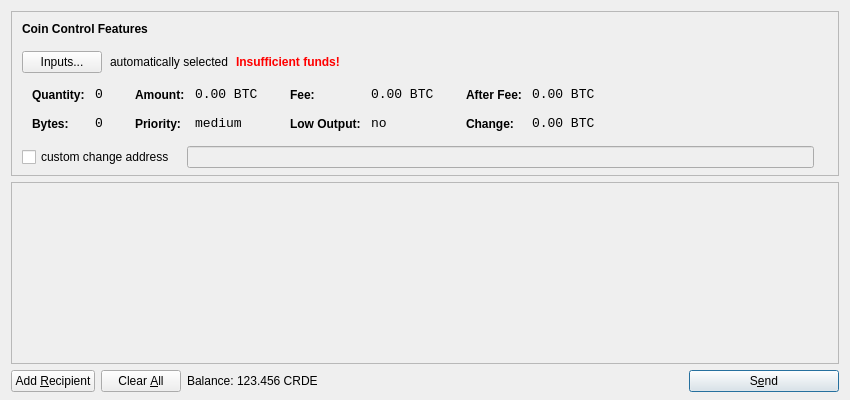
<?xml version="1.0" encoding="UTF-8"?>
<ui version="4.0">
 <class>SendCoinsDialog</class>
 <widget class="QDialog" name="SendCoinsDialog">
  <property name="geometry">
   <rect>
    <x>0</x>
    <y>0</y>
    <width>850</width>
    <height>400</height>
   </rect>
  </property>
  <property name="windowTitle">
   <string>Send Coins</string>
  </property>
  <layout class="QVBoxLayout" name="verticalLayout" stretch="0,1,0">
   <property name="bottomMargin">
    <number>8</number>
   </property>
   <item>
    <widget class="QFrame" name="frameCoinControl">
     <property name="sizePolicy">
      <sizepolicy hsizetype="Expanding" vsizetype="Expanding">
       <horstretch>0</horstretch>
       <verstretch>0</verstretch>
      </sizepolicy>
     </property>
     <property name="maximumSize">
      <size>
       <width>16777215</width>
       <height>16777215</height>
      </size>
     </property>
     <property name="frameShape">
      <enum>QFrame::StyledPanel</enum>
     </property>
     <property name="frameShadow">
      <enum>QFrame::Sunken</enum>
     </property>
     <layout class="QVBoxLayout" name="verticalLayoutCoinControl2">
      <property name="spacing">
       <number>-1</number>
      </property>
      <property name="leftMargin">
       <number>0</number>
      </property>
      <property name="topMargin">
       <number>0</number>
      </property>
      <property name="rightMargin">
       <number>0</number>
      </property>
      <property name="bottomMargin">
       <number>6</number>
      </property>
      <item>
       <layout class="QVBoxLayout" name="verticalLayoutCoinControl" stretch="0,0,0,0,1">
        <property name="spacing">
         <number>0</number>
        </property>
        <property name="leftMargin">
         <number>10</number>
        </property>
        <property name="topMargin">
         <number>10</number>
        </property>
        <item>
         <layout class="QHBoxLayout" name="horizontalLayoutCoinControl1">
          <property name="bottomMargin">
           <number>15</number>
          </property>
          <item>
           <widget class="QLabel" name="labelCoinControlFeatures">
            <property name="sizePolicy">
             <sizepolicy hsizetype="Preferred" vsizetype="Maximum">
              <horstretch>0</horstretch>
              <verstretch>0</verstretch>
             </sizepolicy>
            </property>
            <property name="font">
             <font>
              <weight>75</weight>
              <bold>true</bold>
             </font>
            </property>
            <property name="styleSheet">
             <string notr="true">font-weight:bold;</string>
            </property>
            <property name="text">
             <string>Coin Control Features</string>
            </property>
           </widget>
          </item>
         </layout>
        </item>
        <item>
         <layout class="QHBoxLayout" name="horizontalLayoutCoinControl2" stretch="0,0,0,0">
          <property name="spacing">
           <number>8</number>
          </property>
          <property name="bottomMargin">
           <number>10</number>
          </property>
          <item>
           <widget class="QPushButton" name="pushButtonCoinControl">
            <property name="styleSheet">
             <string notr="true"/>
            </property>
            <property name="text">
             <string>Inputs...</string>
            </property>
           </widget>
          </item>
          <item>
           <widget class="QLabel" name="labelCoinControlAutomaticallySelected">
            <property name="text">
             <string>automatically selected</string>
            </property>
            <property name="margin">
             <number>5</number>
            </property>
           </widget>
          </item>
          <item>
           <widget class="QLabel" name="labelCoinControlInsuffFunds">
            <property name="font">
             <font>
              <weight>75</weight>
              <bold>true</bold>
             </font>
            </property>
            <property name="styleSheet">
             <string notr="true">color:red;font-weight:bold;</string>
            </property>
            <property name="text">
             <string>Insufficient funds!</string>
            </property>
            <property name="margin">
             <number>5</number>
            </property>
           </widget>
          </item>
          <item>
           <spacer name="horizontalSpacerCoinControl">
            <property name="orientation">
             <enum>Qt::Horizontal</enum>
            </property>
            <property name="sizeHint" stdset="0">
             <size>
              <width>40</width>
              <height>1</height>
             </size>
            </property>
           </spacer>
          </item>
         </layout>
        </item>
        <item>
         <widget class="QWidget" name="widgetCoinControl" native="true">
          <property name="sizePolicy">
           <sizepolicy hsizetype="Preferred" vsizetype="Preferred">
            <horstretch>0</horstretch>
            <verstretch>0</verstretch>
           </sizepolicy>
          </property>
          <property name="minimumSize">
           <size>
            <width>0</width>
            <height>0</height>
           </size>
          </property>
          <property name="styleSheet">
           <string notr="true"/>
          </property>
          <layout class="QHBoxLayout" name="horizontalLayoutCoinControl5">
           <property name="margin">
            <number>0</number>
           </property>
           <item>
            <layout class="QHBoxLayout" name="horizontalLayoutCoinControl3" stretch="0,0,0,1">
             <property name="spacing">
              <number>20</number>
             </property>
             <property name="topMargin">
              <number>0</number>
             </property>
             <property name="bottomMargin">
              <number>10</number>
             </property>
             <item>
              <layout class="QFormLayout" name="formLayoutCoinControl1">
               <property name="horizontalSpacing">
                <number>10</number>
               </property>
               <property name="verticalSpacing">
                <number>14</number>
               </property>
               <property name="leftMargin">
                <number>10</number>
               </property>
               <property name="topMargin">
                <number>4</number>
               </property>
               <property name="rightMargin">
                <number>6</number>
               </property>
               <item row="0" column="0">
                <widget class="QLabel" name="labelCoinControlQuantityText">
                 <property name="styleSheet">
                  <string notr="true">font-weight:bold;</string>
                 </property>
                 <property name="text">
                  <string>Quantity:</string>
                 </property>
                 <property name="margin">
                  <number>0</number>
                 </property>
                </widget>
               </item>
               <item row="0" column="1">
                <widget class="QLabel" name="labelCoinControlQuantity">
                 <property name="font">
                  <font>
                   <family>Monospace</family>
                   <pointsize>10</pointsize>
                  </font>
                 </property>
                 <property name="cursor">
                  <cursorShape>IBeamCursor</cursorShape>
                 </property>
                 <property name="contextMenuPolicy">
                  <enum>Qt::ActionsContextMenu</enum>
                 </property>
                 <property name="text">
                  <string notr="true">0</string>
                 </property>
                 <property name="margin">
                  <number>0</number>
                 </property>
                 <property name="textInteractionFlags">
                  <set>Qt::LinksAccessibleByMouse|Qt::TextSelectableByKeyboard|Qt::TextSelectableByMouse</set>
                 </property>
                </widget>
               </item>
               <item row="1" column="0">
                <widget class="QLabel" name="labelCoinControlBytesText">
                 <property name="styleSheet">
                  <string notr="true">font-weight:bold;</string>
                 </property>
                 <property name="text">
                  <string>Bytes:</string>
                 </property>
                </widget>
               </item>
               <item row="1" column="1">
                <widget class="QLabel" name="labelCoinControlBytes">
                 <property name="font">
                  <font>
                   <family>Monospace</family>
                   <pointsize>10</pointsize>
                  </font>
                 </property>
                 <property name="cursor">
                  <cursorShape>IBeamCursor</cursorShape>
                 </property>
                 <property name="contextMenuPolicy">
                  <enum>Qt::ActionsContextMenu</enum>
                 </property>
                 <property name="text">
                  <string notr="true">0</string>
                 </property>
                 <property name="textInteractionFlags">
                  <set>Qt::LinksAccessibleByMouse|Qt::TextSelectableByKeyboard|Qt::TextSelectableByMouse</set>
                 </property>
                </widget>
               </item>
              </layout>
             </item>
             <item>
              <layout class="QFormLayout" name="formLayoutCoinControl2">
               <property name="horizontalSpacing">
                <number>10</number>
               </property>
               <property name="verticalSpacing">
                <number>14</number>
               </property>
               <property name="leftMargin">
                <number>6</number>
               </property>
               <property name="topMargin">
                <number>4</number>
               </property>
               <property name="rightMargin">
                <number>6</number>
               </property>
               <item row="0" column="0">
                <widget class="QLabel" name="labelCoinControlAmountText">
                 <property name="styleSheet">
                  <string notr="true">font-weight:bold;</string>
                 </property>
                 <property name="text">
                  <string>Amount:</string>
                 </property>
                 <property name="margin">
                  <number>0</number>
                 </property>
                </widget>
               </item>
               <item row="0" column="1">
                <widget class="QLabel" name="labelCoinControlAmount">
                 <property name="font">
                  <font>
                   <family>Monospace</family>
                   <pointsize>10</pointsize>
                  </font>
                 </property>
                 <property name="cursor">
                  <cursorShape>IBeamCursor</cursorShape>
                 </property>
                 <property name="contextMenuPolicy">
                  <enum>Qt::ActionsContextMenu</enum>
                 </property>
                 <property name="text">
                  <string notr="true">0.00 BTC</string>
                 </property>
                 <property name="textInteractionFlags">
                  <set>Qt::LinksAccessibleByMouse|Qt::TextSelectableByKeyboard|Qt::TextSelectableByMouse</set>
                 </property>
                </widget>
               </item>
               <item row="1" column="0">
                <widget class="QLabel" name="labelCoinControlPriorityText">
                 <property name="styleSheet">
                  <string notr="true">font-weight:bold;</string>
                 </property>
                 <property name="text">
                  <string>Priority:</string>
                 </property>
                </widget>
               </item>
               <item row="1" column="1">
                <widget class="QLabel" name="labelCoinControlPriority">
                 <property name="font">
                  <font>
                   <family>Monospace</family>
                   <pointsize>10</pointsize>
                  </font>
                 </property>
                 <property name="cursor">
                  <cursorShape>IBeamCursor</cursorShape>
                 </property>
                 <property name="contextMenuPolicy">
                  <enum>Qt::ActionsContextMenu</enum>
                 </property>
                 <property name="text">
                  <string>medium</string>
                 </property>
                 <property name="textInteractionFlags">
                  <set>Qt::LinksAccessibleByMouse|Qt::TextSelectableByKeyboard|Qt::TextSelectableByMouse</set>
                 </property>
                </widget>
               </item>
              </layout>
             </item>
             <item>
              <layout class="QFormLayout" name="formLayoutCoinControl3">
               <property name="horizontalSpacing">
                <number>10</number>
               </property>
               <property name="verticalSpacing">
                <number>14</number>
               </property>
               <property name="leftMargin">
                <number>6</number>
               </property>
               <property name="topMargin">
                <number>4</number>
               </property>
               <property name="rightMargin">
                <number>6</number>
               </property>
               <item row="0" column="0">
                <widget class="QLabel" name="labelCoinControlFeeText">
                 <property name="styleSheet">
                  <string notr="true">font-weight:bold;</string>
                 </property>
                 <property name="text">
                  <string>Fee:</string>
                 </property>
                 <property name="margin">
                  <number>0</number>
                 </property>
                </widget>
               </item>
               <item row="0" column="1">
                <widget class="QLabel" name="labelCoinControlFee">
                 <property name="font">
                  <font>
                   <family>Monospace</family>
                   <pointsize>10</pointsize>
                  </font>
                 </property>
                 <property name="cursor">
                  <cursorShape>IBeamCursor</cursorShape>
                 </property>
                 <property name="contextMenuPolicy">
                  <enum>Qt::ActionsContextMenu</enum>
                 </property>
                 <property name="text">
                  <string notr="true">0.00 BTC</string>
                 </property>
                 <property name="textInteractionFlags">
                  <set>Qt::LinksAccessibleByMouse|Qt::TextSelectableByKeyboard|Qt::TextSelectableByMouse</set>
                 </property>
                </widget>
               </item>
               <item row="1" column="0">
                <widget class="QLabel" name="labelCoinControlLowOutputText">
                 <property name="styleSheet">
                  <string notr="true">font-weight:bold;</string>
                 </property>
                 <property name="text">
                  <string>Low Output:</string>
                 </property>
                </widget>
               </item>
               <item row="1" column="1">
                <widget class="QLabel" name="labelCoinControlLowOutput">
                 <property name="font">
                  <font>
                   <family>Monospace</family>
                   <pointsize>10</pointsize>
                  </font>
                 </property>
                 <property name="cursor">
                  <cursorShape>IBeamCursor</cursorShape>
                 </property>
                 <property name="contextMenuPolicy">
                  <enum>Qt::ActionsContextMenu</enum>
                 </property>
                 <property name="text">
                  <string>no</string>
                 </property>
                 <property name="textInteractionFlags">
                  <set>Qt::LinksAccessibleByMouse|Qt::TextSelectableByKeyboard|Qt::TextSelectableByMouse</set>
                 </property>
                </widget>
               </item>
              </layout>
             </item>
             <item>
              <layout class="QFormLayout" name="formLayoutCoinControl4">
               <property name="horizontalSpacing">
                <number>10</number>
               </property>
               <property name="verticalSpacing">
                <number>14</number>
               </property>
               <property name="leftMargin">
                <number>6</number>
               </property>
               <property name="topMargin">
                <number>4</number>
               </property>
               <property name="rightMargin">
                <number>6</number>
               </property>
               <item row="0" column="0">
                <widget class="QLabel" name="labelCoinControlAfterFeeText">
                 <property name="styleSheet">
                  <string notr="true">font-weight:bold;</string>
                 </property>
                 <property name="text">
                  <string>After Fee:</string>
                 </property>
                 <property name="margin">
                  <number>0</number>
                 </property>
                </widget>
               </item>
               <item row="0" column="1">
                <widget class="QLabel" name="labelCoinControlAfterFee">
                 <property name="font">
                  <font>
                   <family>Monospace</family>
                   <pointsize>10</pointsize>
                  </font>
                 </property>
                 <property name="cursor">
                  <cursorShape>IBeamCursor</cursorShape>
                 </property>
                 <property name="contextMenuPolicy">
                  <enum>Qt::ActionsContextMenu</enum>
                 </property>
                 <property name="text">
                  <string notr="true">0.00 BTC</string>
                 </property>
                 <property name="textInteractionFlags">
                  <set>Qt::LinksAccessibleByMouse|Qt::TextSelectableByKeyboard|Qt::TextSelectableByMouse</set>
                 </property>
                </widget>
               </item>
               <item row="1" column="0">
                <widget class="QLabel" name="labelCoinControlChangeText">
                 <property name="styleSheet">
                  <string notr="true">font-weight:bold;</string>
                 </property>
                 <property name="text">
                  <string>Change:</string>
                 </property>
                </widget>
               </item>
               <item row="1" column="1">
                <widget class="QLabel" name="labelCoinControlChange">
                 <property name="font">
                  <font>
                   <family>Monospace</family>
                   <pointsize>10</pointsize>
                  </font>
                 </property>
                 <property name="cursor">
                  <cursorShape>IBeamCursor</cursorShape>
                 </property>
                 <property name="contextMenuPolicy">
                  <enum>Qt::ActionsContextMenu</enum>
                 </property>
                 <property name="text">
                  <string notr="true">0.00 BTC</string>
                 </property>
                 <property name="textInteractionFlags">
                  <set>Qt::LinksAccessibleByMouse|Qt::TextSelectableByKeyboard|Qt::TextSelectableByMouse</set>
                 </property>
                </widget>
               </item>
              </layout>
             </item>
            </layout>
           </item>
          </layout>
         </widget>
        </item>
        <item>
         <layout class="QHBoxLayout" name="horizontalLayoutCoinControl4" stretch="0,0,0">
          <property name="spacing">
           <number>12</number>
          </property>
          <property name="sizeConstraint">
           <enum>QLayout::SetDefaultConstraint</enum>
          </property>
          <property name="topMargin">
           <number>5</number>
          </property>
          <property name="rightMargin">
           <number>5</number>
          </property>
          <item>
           <widget class="QCheckBox" name="checkBoxCoinControlChange">
            <property name="text">
             <string>custom change address</string>
            </property>
           </widget>
          </item>
          <item>
           <widget class="QLineEdit" name="lineEditCoinControlChange">
            <property name="enabled">
             <bool>false</bool>
            </property>
            <property name="sizePolicy">
             <sizepolicy hsizetype="Expanding" vsizetype="Fixed">
              <horstretch>0</horstretch>
              <verstretch>0</verstretch>
             </sizepolicy>
            </property>
           </widget>
          </item>
          <item>
           <widget class="QLabel" name="labelCoinControlChangeLabel">
            <property name="sizePolicy">
             <sizepolicy hsizetype="Preferred" vsizetype="Expanding">
              <horstretch>0</horstretch>
              <verstretch>0</verstretch>
             </sizepolicy>
            </property>
            <property name="minimumSize">
             <size>
              <width>0</width>
              <height>0</height>
             </size>
            </property>
            <property name="text">
             <string/>
            </property>
            <property name="margin">
             <number>3</number>
            </property>
           </widget>
          </item>
         </layout>
        </item>
        <item>
         <spacer name="verticalSpacerCoinControl">
          <property name="orientation">
           <enum>Qt::Vertical</enum>
          </property>
          <property name="sizeHint" stdset="0">
           <size>
            <width>800</width>
            <height>1</height>
           </size>
          </property>
         </spacer>
        </item>
       </layout>
      </item>
     </layout>
    </widget>
   </item>
   <item>
    <widget class="QScrollArea" name="scrollArea">
     <property name="widgetResizable">
      <bool>true</bool>
     </property>
     <widget class="QWidget" name="scrollAreaWidgetContents">
      <property name="geometry">
       <rect>
        <x>0</x>
        <y>0</y>
        <width>830</width>
        <height>165</height>
       </rect>
      </property>
      <layout class="QVBoxLayout" name="verticalLayout_2">
       <property name="margin">
        <number>0</number>
       </property>
       <item>
        <layout class="QVBoxLayout" name="entries">
         <property name="spacing">
          <number>6</number>
         </property>
        </layout>
       </item>
       <item>
        <spacer name="verticalSpacer">
         <property name="orientation">
          <enum>Qt::Vertical</enum>
         </property>
         <property name="sizeHint" stdset="0">
          <size>
           <width>20</width>
           <height>40</height>
          </size>
         </property>
        </spacer>
       </item>
      </layout>
     </widget>
    </widget>
   </item>
   <item>
    <layout class="QHBoxLayout" name="horizontalLayout">
     <item>
      <widget class="QPushButton" name="addButton">
       <property name="toolTip">
        <string>Send to multiple recipients at once</string>
       </property>
       <property name="text">
        <string>Add &amp;Recipient</string>
       </property>
       <property name="icon">
        <iconset resource="../bitcoin.qrc">
         <normaloff>:/icons/add</normaloff>:/icons/add</iconset>
       </property>
       <property name="autoDefault">
        <bool>false</bool>
       </property>
      </widget>
     </item>
     <item>
      <widget class="QPushButton" name="clearButton">
       <property name="sizePolicy">
        <sizepolicy hsizetype="Minimum" vsizetype="Fixed">
         <horstretch>0</horstretch>
         <verstretch>0</verstretch>
        </sizepolicy>
       </property>
       <property name="toolTip">
        <string>Remove all transaction fields</string>
       </property>
       <property name="text">
        <string>Clear &amp;All</string>
       </property>
       <property name="icon">
        <iconset resource="../bitcoin.qrc">
         <normaloff>:/icons/remove</normaloff>:/icons/remove</iconset>
       </property>
       <property name="autoRepeatDelay">
        <number>300</number>
       </property>
       <property name="autoDefault">
        <bool>false</bool>
       </property>
      </widget>
     </item>
     <item>
      <layout class="QHBoxLayout" name="horizontalLayout_2">
       <property name="spacing">
        <number>3</number>
       </property>
       <item>
        <widget class="QLabel" name="label">
         <property name="text">
          <string>Balance:</string>
         </property>
        </widget>
       </item>
       <item>
        <widget class="QLabel" name="labelBalance">
         <property name="cursor">
          <cursorShape>IBeamCursor</cursorShape>
         </property>
         <property name="text">
          <string>123.456 CRDE</string>
         </property>
         <property name="textInteractionFlags">
          <set>Qt::LinksAccessibleByMouse|Qt::TextSelectableByKeyboard|Qt::TextSelectableByMouse</set>
         </property>
        </widget>
       </item>
      </layout>
     </item>
     <item>
      <spacer name="horizontalSpacer">
       <property name="orientation">
        <enum>Qt::Horizontal</enum>
       </property>
       <property name="sizeHint" stdset="0">
        <size>
         <width>40</width>
         <height>20</height>
        </size>
       </property>
      </spacer>
     </item>
     <item>
      <widget class="QPushButton" name="sendButton">
       <property name="minimumSize">
        <size>
         <width>150</width>
         <height>0</height>
        </size>
       </property>
       <property name="toolTip">
        <string>Confirm the send action</string>
       </property>
       <property name="text">
        <string>S&amp;end</string>
       </property>
       <property name="icon">
        <iconset resource="../bitcoin.qrc">
         <normaloff>:/icons/send</normaloff>:/icons/send</iconset>
       </property>
       <property name="default">
        <bool>true</bool>
       </property>
      </widget>
     </item>
    </layout>
   </item>
  </layout>
 </widget>
 <resources>
  <include location="../bitcoin.qrc"/>
 </resources>
 <connections/>
</ui>
